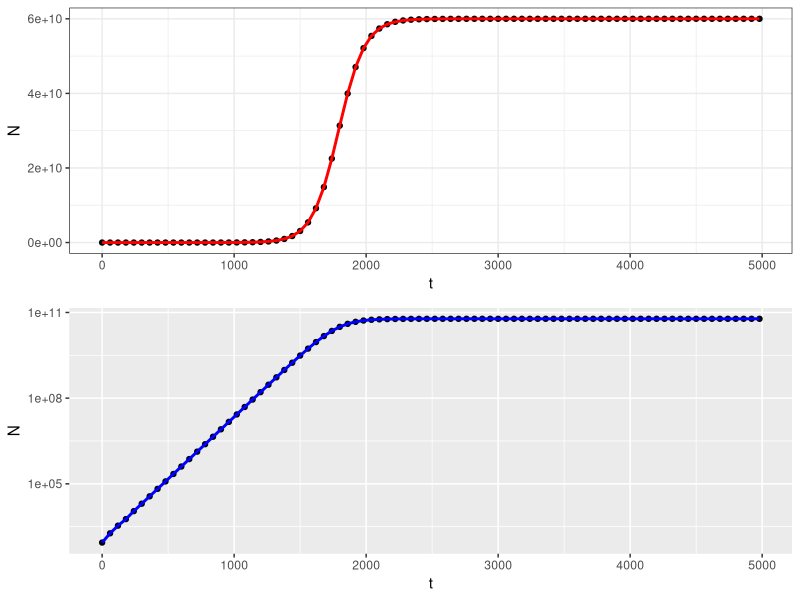

The R script that drew this image: (Note: this script raises an error after producing the figure.)
#Question 1 
#Plotting growth against time with linear and log scale

growth_data <- read.csv("experiment.csv")  #Load data, assign new data frame to not override original data
#install.packages("ggplot2")  #Install and load relevant packages
#install.packages("gridExtra")
library(ggplot2)
library(gridExtra)

plot1 = ggplot(aes(t,N), data = growth_data) +  #Plot logistic growth curve with linear scale 
  geom_point() +
  geom_line(color = "red", size = 1) +  #Set colour to red for extra differentiation 
  xlab("t") +
  ylab("N") +
  theme_bw()
  
plot2 = ggplot(aes(t,N), data = growth_data) +  #Plot logistic growth curve with log scale 
  geom_point() +
  geom_line(color = "blue", size = 1) +
  xlab("t") +
  ylab("N") +
  scale_y_continuous(trans='log10')

grid.arrange(plot1, plot2)

#Save the plot with a fixed size to ensure reproducibility 
ggsave("growth_comparison_plot.png", plot = growth_comparison_plot, width = 8, height = 6, dpi = 600)




#Question 2 
#Code to calculate population size under logistic and exponential growth

#Population parameters
T = 4980
N0 = 879
r = 0.01
K = 6e+10

#Logistic Growth Function 
##  N <- (N0*K*exp(r*t))/(K-N0+N0*exp(r*t)) ##

N_logistic <- (879*6.000e+10*exp(0.01*4980))/(6.000e+10 - 879 + 879*exp(0.01*4980))
N_logistic

#Exponential Growth Function 
## N <- N0*exp(r*t) ##

N_exponential <- 879*exp(0.01*4980)
N_exponential


comparison_table <- data.frame(
  Model = c("Logistic Growth", "Exponential Growth"),
  Population_Size = c(N_logistic, N_exponential))
comparison_table





#Question 3
#Generate a plot comparing exponential and logistic growth

growth_data <- read.csv("experiment.csv")  

#install.packages("ggplot2")
library(ggplot2)

# Parameters from analysis
N0 <- 879       # Initial population size
r <- 0.01       # Growth rate
K <- 6e+10      # Carrying capacity

# Define logistic growth function
logistic_fun <- function(t) {
  N <- (N0*K*exp(r*t))/(K - N0 + N0*exp(r*t))
  return(N)
}

# Define exponential growth function
exponential_fun <- function(t) {
  N <- N0*exp(r*t)
  return(N)
}

#Creating the plot to compare logistic and exponential functions
comparison_plot <- ggplot(aes(x = t, y = N), data = growth_data) +
  geom_function(aes(color = "Logistic Growth"), fun = logistic_fun, linetype = "solid", linewidth = 1.5) +  #Logistic growth curve
  geom_function(aes(color = "Exponential Growth"), fun = exponential_fun, linetype = "dashed", linewidth = 1.5) +  #Exponential growth curve
  scale_y_log10() +
  scale_color_manual(
    name = "Growth Models",  #Legend title
    values = c("Logistic Growth" = "red", "Exponential Growth" = "blue")) +  #Red and blue is a colour blind friendly combination, dashed and solid line help to differentitate curves further
  xlab("Time (minutes)") +
  ylab("Population size (N)") +
  ggtitle("Comparison of Exponential and Logistic Growth") +
  theme_bw() +
  theme(
    plot.title = element_text(hjust = 0.5, size = 20, face = "bold"),
    axis.title = element_text(size = 18),  #Increase axis label size
    axis.text = element_text(size = 15),   #Increase axis tick label size
    legend.title = element_text(size = 18),
    legend.text = element_text(size = 15),
    legend.position = "bottom")  #Position the legend below the plot

comparison_plot


#Save the plot with a fixed size to ensure reproducibility 
ggsave("comparison_plot.png", plot = comparison_plot, width = 8, height = 6, dpi = 300)
